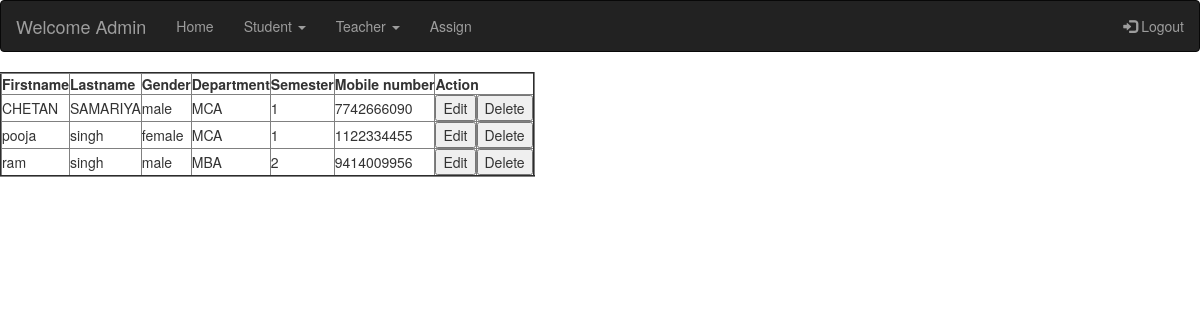
The page /viewstu.php (signed in) on the database its author committed.
### tables this page shows
CREATE TABLE `studentprofile` (
  `FirstName` varchar(20) NOT NULL,
  `Last` varchar(20) NOT NULL,
  `Gender` varchar(10) NOT NULL,
  `Address` varchar(150) NOT NULL,
  `Photo` varchar(20) NOT NULL,
  `mobile` varchar(10) NOT NULL,
  `Father` varchar(20) NOT NULL,
  `UserID` varchar(29) NOT NULL,
  `Department` varchar(11) NOT NULL,
  `Semester` varchar(11) NOT NULL,
  `Active` int(1) NOT NULL,
  `extra1` varchar(10) NOT NULL,
  `extra2` varchar(10) NOT NULL
);

### viewstu.php (the view, shortened to what this page needs)
<!DOCTYPE html>
<?php
include("dbconnection.php");
?>
<html lang="en">
<head>
  <link rel="stylesheet" href="https://maxcdn.bootstrapcdn.com/bootstrap/3.4.0/css/bootstrap.min.css">
  </head>
<body>
<nav class="navbar navbar-inverse">
  <div class="container-fluid">
    <div class="navbar-header">
      <a class="navbar-brand" href="#">Welcome Admin</a>
    </div>
    <ul class="nav navbar-nav">
      <li><a href="adHome.php">Home</a></li>
      <li class="dropdown"><a class="dropdown-toggle" data-toggle="dropdown" href="#">Student <span class="caret"></span></a>
        <li class="dropdown"><a class="dropdown-toggle" data-toggle="dropdown" href="#">Teacher <span class="caret"></span></a>
      </li>
      <li><a href="assign.php">Assign </a></li>
    </ul>
    <ul class="nav navbar-nav navbar-right">
      <li><a href="Login_v3/index.php"><span class="glyphicon glyphicon-log-in"></span> Logout</a></li>
    </ul>
  </div>
</nav>
<form method="post" name="stutb">
<table border="2">
	<tr>
		<th>Firstname</th>
		<th>Lastname</th>
		<th>Gender</th>
		<th>Department</th>
		<th>Semester</th>
		<th>Mobile number</th>
		<th colspan="2">Action</th>
	</tr>
<?php
$record=mysqli_query($con,"SELECT * FROM `studentprofile` where extra1='s'");
while($data=mysqli_fetch_array($record))
{
	?>
	<tr>
		<td><?php echo $data['FirstName'];?></td>
		<td><?php echo $data['Last'];?></td>
		<td><?php echo $data['Gender'];?></td>
		<td><?php echo $data['Department'];?></td>
		<td><?php echo $data['Semester'];?></td>
		<td><?php echo $data['mobile'];?></td>
		<td><input type="button" id="tedit" name="tedit" value="Edit" onclick="document.stutb.eid.value='<?php echo($data['UserID'])?>';document.stutb.action='student_regi.php';document.stutb.submit();"></td>
    <td><input type="button" name="delbtn" value="Delete" onclick="document.stutb.uid.value='<?php echo($data['UserID'])?>';document.stutb.submit();"></td>
	</tr>
			<?php
		}
	?>
</table>
</form>
</body>
</html>

### rows shown on the page
studentprofile: FirstName "CHETAN", Last "SAMARIYA", Gender "male", Department "MCA", Semester "1", mobile "7742666090"
studentprofile: FirstName "pooja", Last "singh", Gender "female", Department "MCA", Semester "1", mobile "1122334455"
studentprofile: FirstName "ram", Last "singh", Gender "male", Department "MBA", Semester "2", mobile "9414009956"
